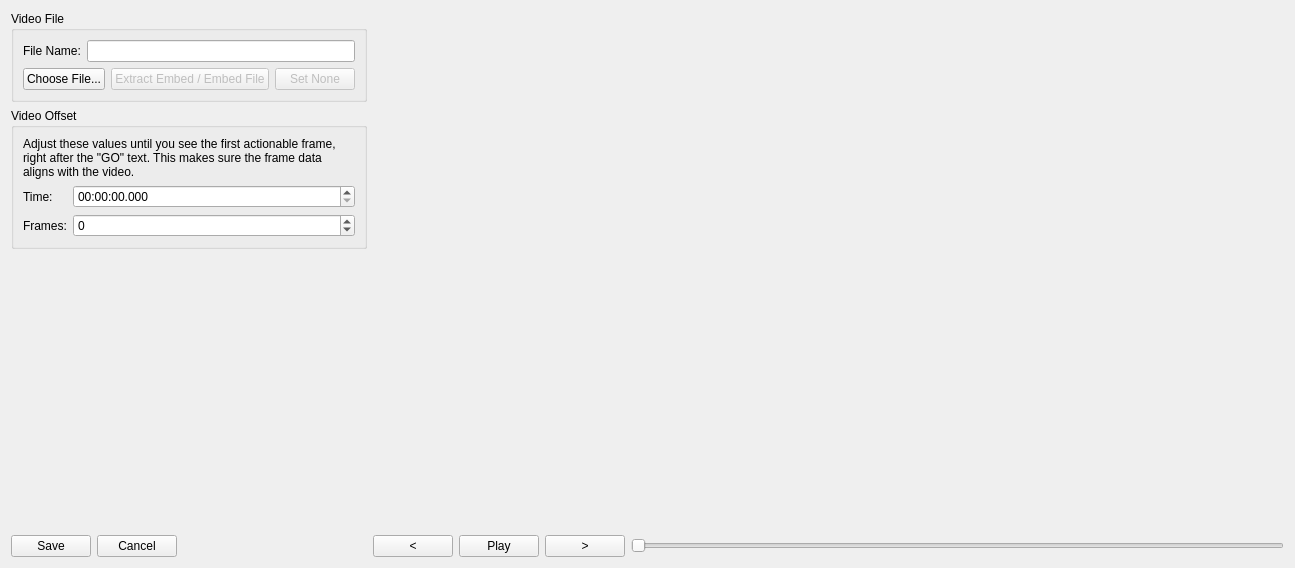
<?xml version="1.0" encoding="UTF-8"?>
<ui version="4.0">
 <class>VideoAssociatorDialog</class>
 <widget class="QWidget" name="VideoAssociatorDialog">
  <property name="geometry">
   <rect>
    <x>0</x>
    <y>0</y>
    <width>1295</width>
    <height>568</height>
   </rect>
  </property>
  <property name="windowTitle">
   <string>Form</string>
  </property>
  <layout class="QGridLayout" name="gridLayout_3" rowstretch="1,0" columnstretch="0,1">
   <item row="0" column="0" rowspan="2">
    <layout class="QVBoxLayout" name="verticalLayout">
     <item>
      <widget class="QGroupBox" name="groupBox_videoFile">
       <property name="title">
        <string>Video File</string>
       </property>
       <layout class="QGridLayout" name="gridLayout">
        <item row="0" column="0">
         <widget class="QLabel" name="label_2">
          <property name="text">
           <string>File Name:</string>
          </property>
         </widget>
        </item>
        <item row="1" column="0" colspan="2">
         <layout class="QHBoxLayout" name="horizontalLayout_3">
          <item>
           <widget class="QPushButton" name="pushButton_chooseFile">
            <property name="text">
             <string>Choose File...</string>
            </property>
           </widget>
          </item>
          <item>
           <widget class="QPushButton" name="pushButton_extractOrEmbed">
            <property name="enabled">
             <bool>false</bool>
            </property>
            <property name="text">
             <string>Extract Embed / Embed File</string>
            </property>
           </widget>
          </item>
          <item>
           <widget class="QPushButton" name="pushButton_4">
            <property name="enabled">
             <bool>false</bool>
            </property>
            <property name="text">
             <string>Set None</string>
            </property>
           </widget>
          </item>
         </layout>
        </item>
        <item row="0" column="1">
         <widget class="QLineEdit" name="lineEdit_fileName">
          <property name="readOnly">
           <bool>true</bool>
          </property>
         </widget>
        </item>
       </layout>
      </widget>
     </item>
     <item>
      <widget class="QGroupBox" name="groupBox_videoOffset">
       <property name="title">
        <string>Video Offset</string>
       </property>
       <layout class="QGridLayout" name="gridLayout_2" columnstretch="0,1">
        <item row="1" column="0">
         <widget class="QLabel" name="label_4">
          <property name="text">
           <string>Time:</string>
          </property>
         </widget>
        </item>
        <item row="1" column="1">
         <widget class="QTimeEdit" name="timeEdit_timeOffset">
          <property name="displayFormat">
           <string>HH:mm:ss.zzz</string>
          </property>
         </widget>
        </item>
        <item row="2" column="1">
         <widget class="QSpinBox" name="spinBox_frameOffset">
          <property name="minimum">
           <number>-16777216</number>
          </property>
          <property name="maximum">
           <number>16777216</number>
          </property>
         </widget>
        </item>
        <item row="2" column="0">
         <widget class="QLabel" name="label_3">
          <property name="text">
           <string>Frames:</string>
          </property>
         </widget>
        </item>
        <item row="0" column="0" colspan="2">
         <widget class="QLabel" name="label_5">
          <property name="text">
           <string>Adjust these values until you see the first actionable frame, right after the &quot;GO&quot; text. This makes sure the frame data aligns with the video.</string>
          </property>
          <property name="wordWrap">
           <bool>true</bool>
          </property>
         </widget>
        </item>
       </layout>
      </widget>
     </item>
     <item>
      <spacer name="verticalSpacer">
       <property name="orientation">
        <enum>Qt::Vertical</enum>
       </property>
       <property name="sizeHint" stdset="0">
        <size>
         <width>20</width>
         <height>40</height>
        </size>
       </property>
      </spacer>
     </item>
     <item>
      <layout class="QHBoxLayout" name="horizontalLayout">
       <item>
        <widget class="QPushButton" name="pushButton_save">
         <property name="text">
          <string>Save</string>
         </property>
        </widget>
       </item>
       <item>
        <widget class="QPushButton" name="pushButton_cancel">
         <property name="text">
          <string>Cancel</string>
         </property>
        </widget>
       </item>
       <item>
        <spacer name="horizontalSpacer">
         <property name="orientation">
          <enum>Qt::Horizontal</enum>
         </property>
         <property name="sizeHint" stdset="0">
          <size>
           <width>40</width>
           <height>20</height>
          </size>
         </property>
        </spacer>
       </item>
      </layout>
     </item>
    </layout>
   </item>
   <item row="0" column="1">
    <layout class="QHBoxLayout" name="layout_videoPlugin"/>
   </item>
   <item row="1" column="1">
    <layout class="QHBoxLayout" name="horizontalLayout_2">
     <item>
      <widget class="QPushButton" name="pushButton_stepBackwards">
       <property name="text">
        <string>&lt;</string>
       </property>
      </widget>
     </item>
     <item>
      <widget class="QPushButton" name="pushButton_playPause">
       <property name="text">
        <string>Play</string>
       </property>
      </widget>
     </item>
     <item>
      <widget class="QPushButton" name="pushButton_stepForwards">
       <property name="text">
        <string>&gt;</string>
       </property>
      </widget>
     </item>
     <item>
      <widget class="QSlider" name="slider_videoPosition">
       <property name="enabled">
        <bool>false</bool>
       </property>
       <property name="orientation">
        <enum>Qt::Horizontal</enum>
       </property>
      </widget>
     </item>
    </layout>
   </item>
  </layout>
 </widget>
 <resources/>
 <connections/>
</ui>
